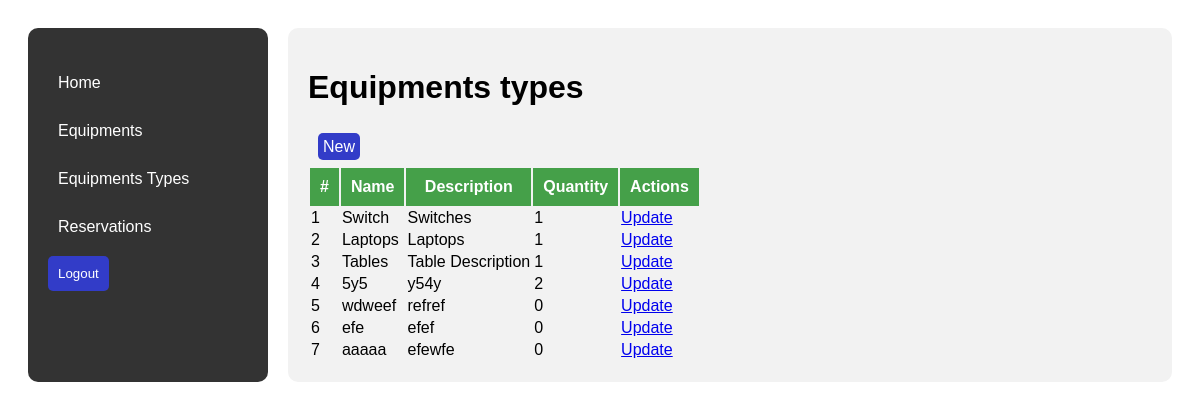
Page /equipments_types/ on the committed database.
### reservations/models.py (models this page shows, shortened)
class LabEquipmentType(models.Model):
    name = models.CharField(max_length=100)
    description = models.TextField()

### reservations/views.py (the view)
# urls.py: path('equipments_types/', views.equipments_types_view, name='equipments_types'),
def equipments_types_view(request):
    equipments_types = LabEquipmentType.objects.all()
    return render(request,'reservations/equipments_types.html', {'equipments_types':equipments_types})

### reservations/templates/reservations/equipments_types.html (shortened to what this page needs)
{% load static %}
<!DOCTYPE html>
<html lang="en">
  <head>
    <link
      rel="stylesheet"
      type="text/css"
      href="{% static 'css/style.css' %}"
    />
  </head>
  <body>
    <div class="dashboard-container">
      {% include './left_nav.html' %}
      <div class="main-content">
        <h1>Equipments types</h1>
        <div class="btns">
        <a href="{% url 'new_equipment_type' %}" class="new_btn">
            New
        </a>
        </div>
        <table>
          <thead>
            <tr>
              <th>#</th>
              <th>Name</th>
              <th>Description</th>
              <th>Quantity</th>
              <th>
                Actions
              </th>
            </tr>
          </thead>
          <tbody>
            {% for equipment_type in equipments_types %}
            <tr>
              <td>{{ forloop.counter }}</td>
              <td>{{ equipment_type.name }}</td>
              <td>{{ equipment_type.description }}</td>
              <td>{{ equipment_type.equipment.count }}</td>
              <td>
                <a href="{% url 'update_equipment_type' equipment_type.id %}">Update</a>
              </td>
            </tr>
            {% endfor %}
          </tbody>
        </table>
      </div>
    </div>
  </body>
</html>

### reservations/static/css/style.css (style rules this page uses)
* { font-family: "Gill Sans", "Gill Sans MT", Calibri, "Trebuchet MS", sans-serif; }
.dashboard-container { display: flex; flex-direction: row; flex-wrap: nowrap; max-width: 1200px; margin: auto; padding: 20px; }
.main-content { flex: 1; padding: 20px; background-color: #f2f2f2; border-radius: 10px; margin-left: 20px; }
table thead { background: #45a049; }
table thead th { padding: 10px; color: #fff; }
.btns { padding: 10px; }
.new_btn { background: #323cc8; padding: 5px; text-decoration: none; color: #fff; border-radius: 5px; }

### rows in the picture
LabEquipmentType: name "Switch", description "Switches", equipment.count "1"
LabEquipmentType: name "Laptops", description "Laptops", equipment.count "1"
LabEquipmentType: name "Tables", description "Table Description", equipment.count "1"
LabEquipmentType: name "5y5", description "y54y", equipment.count "2"
LabEquipmentType: name "wdweef", description "refref", equipment.count "0"
LabEquipmentType: name "efe", description "efef", equipment.count "0"
LabEquipmentType: name "aaaaa", description "efewfe", equipment.count "0"
